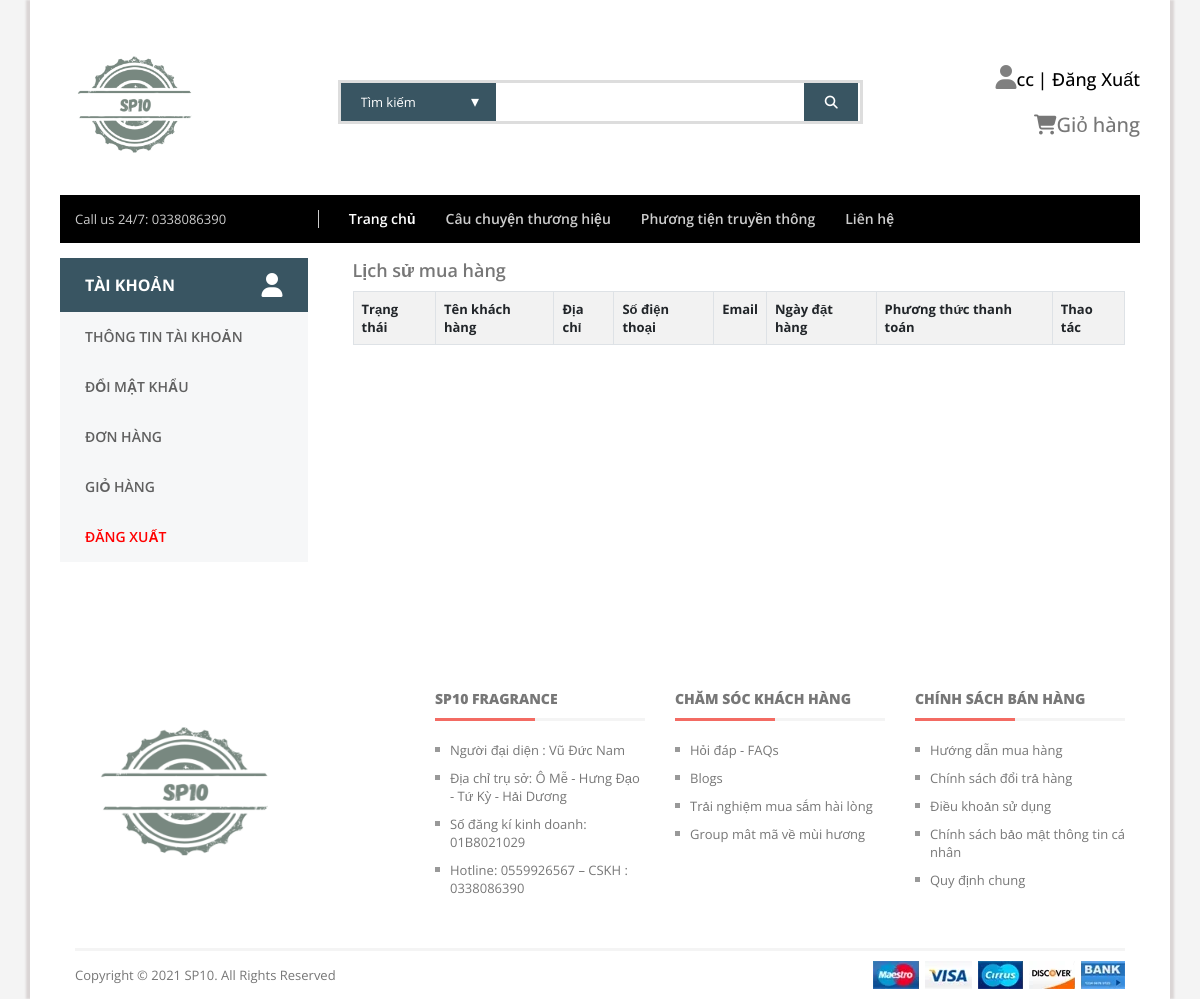
Page /nam/page/lichsumua.php (signed in) on the earlier database version.
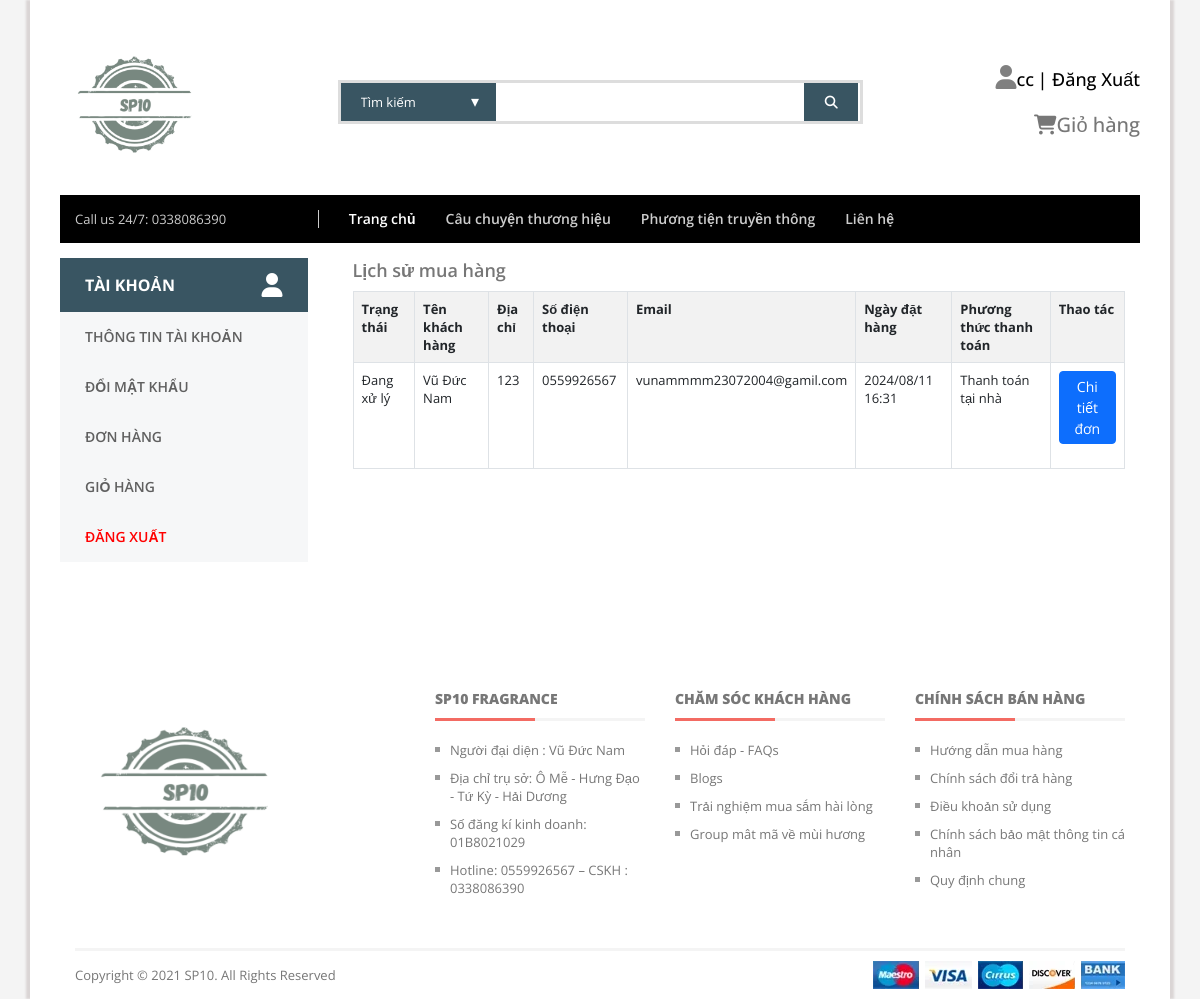
Same page on the later database version.
### tables this page shows
CREATE TABLE `bill` (
  `id` int NOT NULL,
  `idtk` varchar(999) DEFAULT NULL,
  `billname` varchar(255) NOT NULL,
  `billdiachi` text NOT NULL,
  `billsdt` varchar(50) NOT NULL,
  `billemail` varchar(255) NOT NULL,
  `billpttt` text COMMENT '1.Thanh toán trực tiếp 2.Chuyển khoản 3.Thanh toán online',
  `ngaydathang` varchar(999) DEFAULT NULL,
  `total` int NOT NULL DEFAULT '0',
  `billstatus` tinyint(1) DEFAULT '0' COMMENT '0.Đơn hàng mới 1.Đang sử lý 2.Đang giao hàng 3.Đã giao hàng',
  `id_pro` text,
  `amount` varchar(255) DEFAULT NULL,
  `receiven_sdt` varchar(50) DEFAULT NULL
);

### nam/include/pdo.php (called while the page is built, shortened)
<?php
function pdo_get_connection(){
    $dburl = "mysql:host=localhost;dbname=duan1;charset=utf8";
    $username = 'root';
    $password = '';
    $conn = new PDO($dburl, $username, $password);
    $conn->setAttribute(PDO::ATTR_ERRMODE, PDO::ERRMODE_EXCEPTION);
    return $conn;
}
function pdo_query($sql){
    $sql_args = array_slice(func_get_args(), 1);
    try{
        $conn = pdo_get_connection();
        $stmt = $conn->prepare($sql);
        $stmt->execute($sql_args);
        $rows = $stmt->fetchAll();
        return $rows;
    }
    catch(PDOException $e){
        throw $e;
    }
    finally{
        unset($conn);
    }
}
function pdo_query_one($sql){
    $sql_args = array_slice(func_get_args(), 1);
    try{
        $conn = pdo_get_connection();
        $stmt = $conn->prepare($sql);
        $stmt->execute($sql_args);
        $row = $stmt->fetch(PDO::FETCH_ASSOC);
        return $row;
    }
    catch(PDOException $e){
        throw $e;
    }
    finally{
        unset($conn);
    }
}

### nam/page/lichsumua.php (the view, shortened to what this page needs)
<?php
require('../include/head.php');
require('../include/header.php');
?>
<div class="homepage-content">
    <div class="container">
        <div class="row">
            <div class="col-lg-12 mb-50">
                <div class="row">
                    <div class="col-lg-3 col-md-4">
                        <div class="hero-side-category">
                            <div class="category-toggle-wrap">
                                <button class="category-toggle">TÀI KHOản <i class="fa-solid fa-user"></i></button>
                            </div>
                            <nav class="category-menu mb-40">
                                <ul>
                                    <li><a href="/duan1/nam/page/edittk.php">Thông tin tài khoản</a></li>
                                    <li><a href="">Đổi mật khẩu</a></li>
                                    <li><a href="/duan1/nam/page/lichsumua.php">Đơn hàng</a></li>
                                    <li><a href="/duan1/nam/page/giohang.php">Giỏ hàng</a></li>
                                    <li><a href="/duan1/nam/page/dangxuat.php" style="color: red">Đăng xuất</a></li>
                                </ul>
                            </nav>
                        </div>
                    </div>
                    <div class="col-lg-9 col-md-8">
                    <div class="main-content">
    <div class="page-content">
        <div class="container-fluid">
            <div class="row mb-3 pb-1">
                <div class="col-md-12">
                    <div class="fromtitle">
                        <h4>Lịch sử mua hàng</h4>
                    </div>
                    <div class="fromcontent">
                        <div class="table-responsive dt-responsive">
                            <div class="dataTables_wrapper dt-bootstrap5">
                                <table id="dom-jqry" class="table table-striped table-bordered nowrap dataTable">
                                    <tr>
                                        <th>Trạng thái</th>
                                        <th>Tên khách hàng</th>
                                        <th>Địa chỉ</th>
                                        <th>Số điện thoại</th>
                                        <th>Email</th>
                                        <th>Ngày đặt hàng</th>
                                        <th>Phương thức thanh toán</th>
                                        <th>Thao tác</th>
                                    </tr>
                                    <?php  foreach (pdo_query("SELECT * FROM `bill` WHERE `idtk` = '".$_SESSION['username']."' ") as $kkkk) { ?>
                                    <tr>
                                        <?php if ($kkkk['billstatus'] == 1) { ?>
                                        <td>Đang xử lý</td>
                                        <?php } ?>
                                        <td><?= $kkkk['billname'] ?></td>
                                        <td><?= $kkkk['billdiachi']?> </td>
                                        <td><?= $kkkk['billsdt'] ?></td>
                                        <td><?= $kkkk['billemail']?></td>
                                        <td><?= $kkkk['ngaydathang'] ?></td>
                                        <td><?= $kkkk['billpttt'] ?></td>
                                        <td> <a href="/duan1/nam/page/ctdonhang.php?id=<?= $kkkk['id'] ?>" class="btn btn-primary btn-sm mb-3">Chi tiết đơn</a> </td>
                                    </tr>
                                    <?php }
                  ?>
                                </table>
                            </div>
                        </div>
                    </div>
                </div>
            </div>
        </div>
                    </div>
                </div>
            </div>
        </div>
    </div>
        <footer>
            <div class="container">
                <div class="footer-navigation section-padding">
                    <div class="row">
                        <div class="col-lg-4 col-md-4">
                            <div class="footer-description">
                                <div class="footer-logo">
                                    <img width="220" height="200" src="/duan1/nam/images/logonew.jpg" alt="">
                                </div>
                            </div>
                        </div>
                        <div class="col-lg-8 col-md-8">
                            <div class="row">
                                <div class="col-lg-4 col-md-6">
                                    <div class="single-footer-nav-block">
                                        <h2 class="block-title">SP10 FRAGRANCE</h2>
                                        <ul class="footer-nav-links">
                                            <li><a href="shop-left-sidebar.html">Người đại diện : Vũ Đức Nam</a></li>
                                            <li><a href="shop-left-sidebar.html">Địa chỉ trụ sở: Ô Mễ - Hưng Đạo - Tứ Kỳ
                                                    - Hải Dương</a></li>
                                            <li><a href="shop-left-sidebar.html">Số đăng kí kinh doanh: 01B8021029</a>
                                            </li>
                                            <li><a href="contact.html">Hotline: 0559926567 – CSKH : 0338086390</a></li>
                                        </ul>
                                    </div>
                                </div>
                                <div class="col-lg-4 col-md-6">
                                    <div class="single-footer-nav-block">
                                        <h2 class="block-title"><a href="my-account.html">CHĂM SÓC KHÁCH HÀNG</a>
                                        </h2>
                                        <ul class="footer-nav-links">
                                            <li><a href="#">Hỏi đáp - FAQs</a></li>
                                            <li><a href="#">Blogs</a></li>
                                            <li><a href="#">Trải nghiệm mua sắm hài lòng</a></li>
                                            <li><a href="#">Group mât mã về mùi hương</a></li>
                                        </ul>
                                    </div>
                                </div>
                                <div class="col-lg-4 col-md-6">
                                    <div class="single-footer-nav-block">
                                        <h2 class="block-title">CHÍNH SÁCH BÁN HÀNG</h2>
                                        <ul class="footer-nav-links">
                                            <li><a href="#">Hướng dẫn mua hàng</a></li>
                                            <li><a href="#">Chính sách đổi trả hàng</a></li>
                                            <li><a href="#">Điều khoản sử dụng</a></li>
                                            <li><a href="#">Chính sách bảo mật thông tin cá nhân</a></li>
                                            <li><a href="#">Quy định chung</a></li>
                                        </ul>
                                    </div>
                                </div>
                            </div>
                        </div>
                    </div>
                </div>
                <div class="copyright-section">
                    <div class="copyright-container">
                        <div class="row">
                            <div class="col-lg-6 col-md-6 col-sm-12">
                                <p class="copyright-text text-center text-md-start">Copyright © 2021 <a
                                        href="#">SP10</a>.
                                    All Rights Reserved</p>
                            </div>
                            <div class="col-lg-6 col-md-6 col-sm-12">
                                <div class="payment-logos text-md-end text-center">
                                    <img width="252" height="28" src="images/payment.webp" alt="payment logo">
                                </div>
                            </div>
                        </div>
                    </div>
                </div>
            </div>
        </footer>
    </div>
</div>
</div>
</div>
</body>
</html>

### nam/include/head.php (shortened to what this page needs)
<?php
require('pdo.php');
?>
<!DOCTYPE html>
<html class="no-js" lang="zxx">
<head>
    <link href="/duan1/nam/css/bootstrap.min.css" rel="stylesheet">
    <link href="/duan1/nam/css/font-awesome.min.css" rel="stylesheet">
    <link href="/duan1/nam/css/icon-font.min.css" rel="stylesheet">
    <link href="/duan1/nam/css/plugins.css" rel="stylesheet">
    <link href="/duan1/nam/css/main.css?<?= time(); ?>" rel="stylesheet">
    <link rel="stylesheet" href="https://cdnjs.cloudflare.com/ajax/libs/font-awesome/6.2.0/css/all.min.css">
    <link rel="stylesheet" href="https://cdnjs.cloudflare.com/ajax/libs/font-awesome/6.1.1/css/all.min.css">
    <link rel="stylesheet" href="https://cdnjs.cloudflare.com/ajax/libs/limonte-sweetalert2/11.4.14/sweetalert2.min.css">
    <link rel="stylesheet" href="https://cdnjs.cloudflare.com/ajax/libs/toastr.js/latest/toastr.min.css">
    <link rel="stylesheet" href="https://cdn.jsdelivr.net/npm/swiper@9/swiper-bundle.min.css" />
</head>
<body>
    <div id="page">
        <div class="container">
            <div class="outer-row row">

### nam/include/header.php (shortened to what this page needs)
<header>
    <div class="header-top-nav">
    </div>
    <div class="header-content">
        <div class="container">
            <div class="row">
                <div class="col-lg-3 col-md-4 offset-lg-0 text-md-start text-sm-center">
                    <div class="logo">
                        <a href="../index.php"><img style=" height: 150px;" src="/duan1/nam/images/logonew.jpg"
                                class="img-fluid" alt="logo"></a>
                    </div>
                </div>
                <div class="col-lg-6 col-md-8">
                    <div class="header-search-bar" style="margin-top: 50px;">
                        <div class="input-group">
                            <select name="categoryName" id="categoryName">
                                <option value="">Tìm kiếm</option>
                            </select>
                            <div class="input-group-append">
                                <input type="search" name="search">
                                <button type="submit"><i class="fa fa-search"></i></button>
                            </div>
                        </div>
                    </div>
                </div>
                <div class="col-lg-3 col-md-4">
                    <div class="shopping-cart float-lg-end d-flex justify-content-start">
                        <div class="user-information-menu">
                            <ul>
                                <?php $checkusers = pdo_query_one("select * from `taikhoan` where `tentk` = '" . $_SESSION['username'] . "' "); ?>
                                <?php if (isset($_SESSION['username'])) {
										if (isset($_SESSION['username'])) { ?>
                                <li><a href="<?php if($checkusers['role'] == 1) { echo '/duan1/admin/index.php'; } else { echo '/duan1/nam/page/edittk.php'; }?>"
                                        style="font-size: 18px; color:black; margin-top: 10px;"> <i class="fa-solid fa-user" style="font-size:24px; color:gray"></i><?php echo $_SESSION['username'] ?></a></li>
                                        <li><a href="/duan1/nam/page/dangxuat.php"
                                        style="font-size: 18px; color:black; margin-top: 10px;">| Đăng Xuất</a>
                                </li>
                                        <br>
                                <?php }
									} else { ?>
                                <li><a href="/duan1/nam/page/dangnhap.php"
                                        style="font-size: 18px; color:black; margin-top: 10px;">Đăng Ký | Đăng nhập</a>
                                </li>
                                <?php } ?>
                                <li>
                                    <div class="shopping-cart float-lg-end d-flex justify-content-start"
                                        id="shopping-cart">
                                        <div class="cart-content">
                                            <p style="font-size: 20px;"><a href="/duan1/nam/page/giohang.php"><i
                                                        class="fa-solid fa-cart-shopping"></i>Giỏ hàng</a></i></p>
                                        </div>
                                    </div>
                                </li>
                            </ul>
                        </div>
                    </div>
                </div>
            </div>
        </div>
    </div>
    <div class="header-navigation">
        <div class="container">
            <div class="navigation-container">
                <div class="row">
                    <div class="col-lg-3 d-none d-lg-block">
                        <p class="call-us-text">Call us 24/7: 0338086390</p>
                    </div>
                    <div class="col-lg-9 col-md-12">
                        <div class="main-menu">
                            <nav>
                                <ul>
                                    <li class="active"><a href="/duan1/nam/index.php">Trang chủ</a></li>
                                    <li><a href="/duan1/nam/page/gioithieu.php">Câu chuyện thương hiệu</a></li>
                                    <li><a href="/duan1/nam/page/doitra.php">Phương tiện truyền thông</a></li>
                                    <li><a href="/duan1/nam/page/lienhe.php">Liên hệ</a></li>
                                </ul>
                            </nav>
                        </div>
                    </div>
                </div>
            </div>
        </div>
    </div>
</header>

Differences in the rows shown:
added bill: billstatus "Đang xử lý", billname "Vũ Đức Nam", billdiachi "123", billsdt "0559926567", billemail "vunammmm23072004@gamil.com", ngaydathang "2024/08/11 16:31", billpttt "Thanh toán tại nhà"
